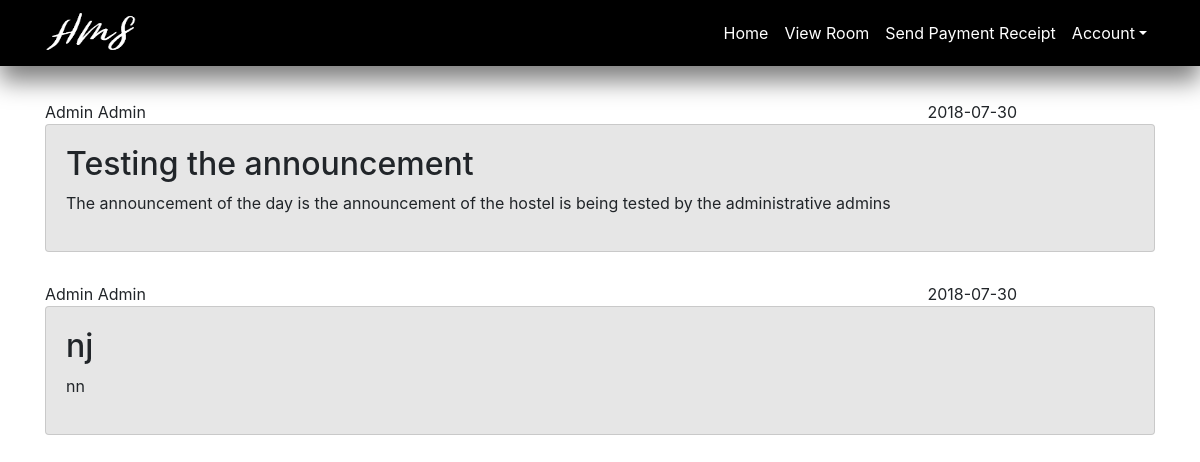
Before: /student (signed in) with the older database file.
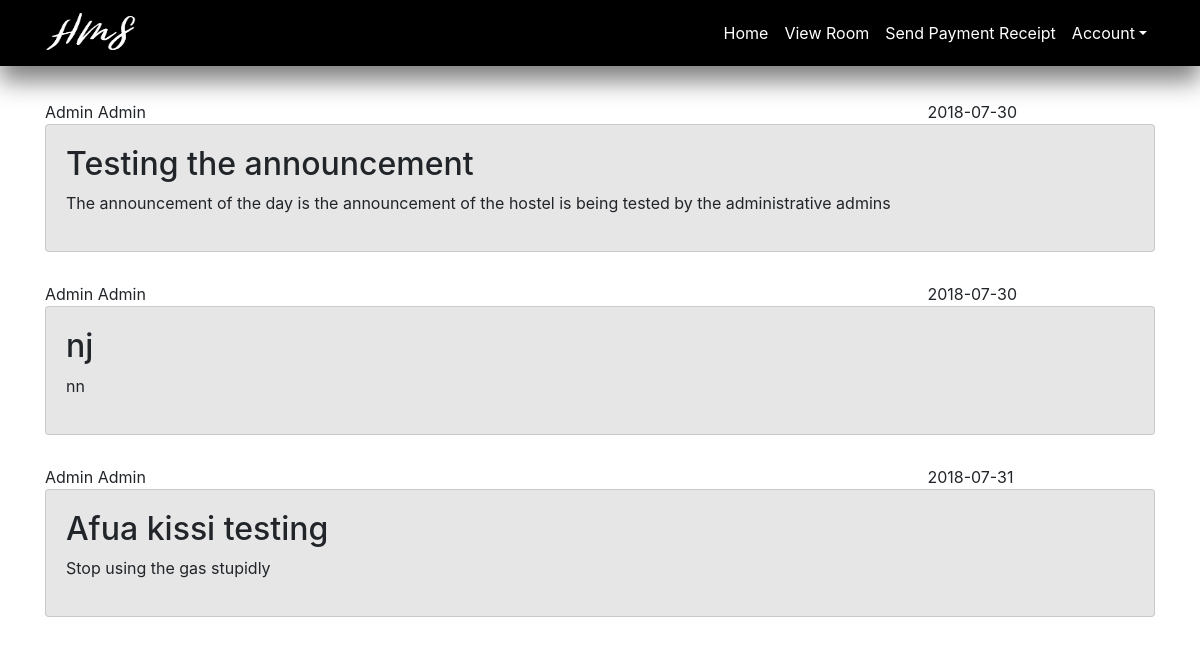
After: the same page with the newer database file.
### HMS/models.py (models this page shows, shortened)
class Announcement(db.Model):
    __tablename__ = "announcements"
    id = db.Column(db.Integer, primary_key=True)
    subject = db.Column(db.String(100), nullable=False)
    date_posted = db.Column(db.DateTime, nullable=False, default=datetime.utcnow)
    message = db.Column(db.Text, nullable=False)
    user_id = db.Column(db.Integer, db.ForeignKey('users.id'), nullable=False)

class User(db.Model, UserMixin):
    __tablename__ = "users"
    id = db.Column(db.Integer, primary_key=True)
    firstname = db.Column(db.String(20), nullable=False)
    lastname = db.Column(db.String(20), nullable=False)
    email = db.Column(db.String(120), unique=True, nullable=False)
    number = db.Column(db.String(10), unique=True, nullable=False)
    gender = db.Column(db.String(10), nullable=False)
    role = db.Column(db.String(10), nullable=False, default="student")
    password = db.Column(db.String(60), nullable=False)
    hostel_id = db.Column(db.Integer, db.ForeignKey('hostels.hostel_id'))
    room_id = db.Column(db.String, db.ForeignKey('rooms.room_num'))
    images = db.relationship('Images', backref='user')
    announcements = db.relationship('Announcement', backref='user')

### HMS/routes.py (the view, shortened to what this page needs)
@app.route("/student")
@login_required
def student():
    if current_user.role == 'student':
        user = User.query.filter_by(id=current_user.id).first()
        if user.hostel_id == None and user.room_id == None:
            return render_template('firsttimehostelview.html', hostels=tourContent, user=user)
        elif user.hostel_id != None and user.room_id != None:
            ann_userId = User.query.filter_by(role="admin", hostel_id=user.hostel_id).first()
            announcements = Announcement.query.filter_by(user_id=ann_userId.id)
            return render_template('student_announcement_page.html', user=user, announcement=announcements)
    else:
        return render_template('logInStudentError.html')

### HMS/__init__.py (called while the page is built)
@app.before_request
def make_session_permanent():
    session.permanent = True
    app.permanent_session_lifetime = timedelta(minutes=60)

### HMS/models.py (called while the page is built)
@login_manager.user_loader
def load_user(user_id):
    return User.query.get(int(user_id))

### HMS/templates/student_announcement_page.html
{% extends "student_layout.html" %}
{% block content %}
    {% for announcement in announcement%}
        <div class="row">
            <div class="container" style="margin-bottom: 30px">
                <div>
                    <a>{{ announcement.user.firstname }} </a><a>{{ announcement.user.lastname }}</a>
                    <a style="position: relative; left: 70%">{{ announcement.date_posted.strftime('%Y-%m-%d') }}</a>
                </div>
                <div class="card w-85" style="background-color: #E6E6E6">
                    <div class="card-body">
                        <h2><a class="article-title">{{ announcement.subject }}</a></h2>
                        <p class="article-content">{{ announcement.message }}</p>
                    </div>
                </div>
          </div>
        </div>
    {%endfor%}
{% endblock%}

### HMS/templates/student_layout.html (shortened to what this page needs)
<!DOCTYPE html>
<html lang="en">
<head>
    <link rel="stylesheet" href="https://stackpath.bootstrapcdn.com/bootstrap/4.1.1/css/bootstrap.min.css">
    <link rel="stylesheet" href="../static/main.css">
<body>
    <header>
        <nav class="navbar navbar-expand-lg navbar-light navbar-fixed-top" id="mainNav">
            <div class="container">
                <a href="#"> <img class="icon navbar-brand js-scroll-trigger" src="/static/img/whitelogo.png" alt="HMS icon" href="{{ url_for('student') }}"> </a>
                <div class="collapse navbar-collapse" id="navbarResponsive">
                    <ul class="navbar-nav ml-auto">
                        <li class="nav-item">
                          <a class="nav-link js-scroll-trigger text-white" href="{{ url_for('student') }}">Home</a>
                        </li>
                        {% if user.hostel_id != None and user.room_id != None %}
                            <li class="nav-item">
                              <a class="nav-link js-scroll-trigger text-white" href="{{ url_for('student_viewroom') }}">View Room</a>
                            </li>
                            <li class="nav-item">
                              <a class="nav-link js-scroll-trigger text-white" href="{{ url_for('student_payment') }}">Send Payment Receipt</a>
                            </li>
                        {% endif %}
                        <li class="nav-item dropdown">
                            <a class="nav-link dropdown-toggle text-white" data-toggle="dropdown" href="#" role="button" aria-haspopup="true" aria-expanded="false">Account</a>
                        </li>
                    </ul>
                </div>
            </div>
        </nav>
    </header>
    <main role = "main" class="container">
        <div class="row">
            <div class="col-md-12" style="margin-top: 100px">
                {% block content %}
                {% endblock %}
            </div>
        </div>
    </main>
</body>
</html>

### HMS/static/main.css (style rules this page uses)
.icon { width:91px; height:50px; }
.navbar { background-color: rgba(0,0,0,1); position: fixed; z-index: 9; width: 100%; box-shadow: 0 15px 25px rgba(0,0,0,0.5); }

Changed rows visible on the page:
added Announcement: user.firstname "Admin", user.lastname "Admin", date_posted "2018-07-31", subject "Afua kissi testing", message "Stop using the gas stupidly"
